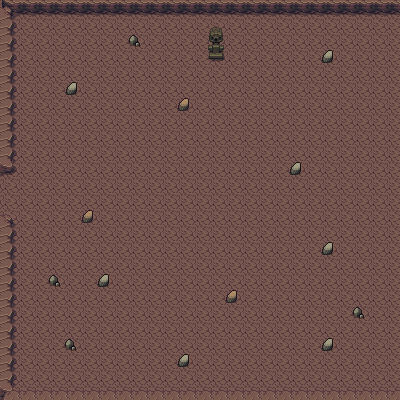

Tiled map render using the project's own tile images. Description and the whole map definition, tile-layer contents included, below:
An orthogonal 25x25 tile map with 16x16 px tiles, 2 tile layers (Ground, Collisions), 2 tilesets and 19 objects.

<map version="1.2" tiledversion="1.3.4" orientation="orthogonal" renderorder="left-down" width="25" height="25" tilewidth="16" tileheight="16" infinite="0" nextlayerid="4" nextobjectid="20">
 <tileset firstgid="1" source="../Art/Style1/cave.tsx" />
 <tileset firstgid="1001" source="../Art/Style2/tileset_cave.tsx" />
 <layer id="1" name="Ground" width="25" height="25">
  <data encoding="csv">
1,1,1,1,1,1,1,1,1,1,1,1,1,1,1,1,1,1,1,1,1,1,1,1,1,
1,1,1,1,1,1,1,1,1,1,1,1,1,1,1,1,1,1,1,1,1,1,1,1,1,
1,1,1,1,1,1,1,1,1,1,1,1,1,1,1,1,1,1,1,1,1,1,1,1,1,
1,1,1,1,1,1,1,1,1,1,1,1,1,1,1,1,1,1,1,1,1,1,1,1,1,
1,1,1,1,1,1,1,1,1,1,1,1,1,1,1,1,1,1,1,1,1,1,1,1,1,
1,1,1,1,1,1,1,1,1,1,1,1,1,1,1,1,1,1,1,1,1,1,1,1,1,
1,1,1,1,1,1,1,1,1,1,1,1,1,1,1,1,1,1,1,1,1,1,1,1,1,
1,1,1,1,1,1,1,1,1,1,1,1,1,1,1,1,1,1,1,1,1,1,1,1,1,
1,1,1,1,1,1,1,1,1,1,1,1,1,1,1,1,1,1,1,1,1,1,1,1,1,
1,1,1,1,1,1,1,1,1,1,1,1,1,1,1,1,1,1,1,1,1,1,1,1,1,
1,1,1,1,1,1,1,1,1,1,1,1,1,1,1,1,1,1,1,1,1,1,1,1,1,
1,1,1,1,1,1,1,1,1,1,1,1,1,1,1,1,1,1,1,1,1,1,1,1,1,
1,1,1,1,1,1,1,1,1,1,1,1,1,1,1,1,1,1,1,1,1,1,1,1,1,
1,1,1,1,1,1,1,1,1,1,1,1,1,1,1,1,1,1,1,1,1,1,1,1,1,
1,1,1,1,1,1,1,1,1,1,1,1,1,1,1,1,1,1,1,1,1,1,1,1,1,
1,1,1,1,1,1,1,1,1,1,1,1,1,1,1,1,1,1,1,1,1,1,1,1,1,
1,1,1,1,1,1,1,1,1,1,1,1,1,1,1,1,1,1,1,1,1,1,1,1,1,
1,1,1,1,1,1,1,1,1,1,1,1,1,1,1,1,1,1,1,1,1,1,1,1,1,
1,1,1,1,1,1,1,1,1,1,1,1,1,1,1,1,1,1,1,1,1,1,1,1,1,
1,1,1,1,1,1,1,1,1,1,1,1,1,1,1,1,1,1,1,1,1,1,1,1,1,
1,1,1,1,1,1,1,1,1,1,1,1,1,1,1,1,1,1,1,1,1,1,1,1,1,
1,1,1,1,1,1,1,1,1,1,1,1,1,1,1,1,1,1,1,1,1,1,1,1,1,
1,1,1,1,1,1,1,1,1,1,1,1,1,1,1,1,1,1,1,1,1,1,1,1,1,
1,1,1,1,1,1,1,1,1,1,1,1,1,1,1,1,1,1,1,1,1,1,1,1,1,
1,1,1,1,1,1,1,1,1,1,1,1,1,1,1,1,1,1,1,1,1,1,1,1,1
</data>
 </layer>
 <layer id="2" name="Collisions" width="25" height="25">
  <data encoding="csv">
210,247,247,247,247,247,247,247,247,247,247,247,247,247,247,247,247,247,247,247,247,247,247,247,247,
169,0,0,0,0,0,0,0,0,0,0,0,0,9,0,0,0,0,0,0,0,0,0,0,0,
169,0,0,0,0,0,0,0,1230,0,0,0,0,49,0,0,0,0,0,0,0,0,0,0,0,
169,0,0,0,0,0,0,0,0,0,0,0,0,89,0,0,0,0,0,0,1229,0,0,0,0,
169,0,0,0,0,0,0,0,0,0,0,0,0,0,0,0,0,0,0,0,0,0,0,0,0,
169,0,0,0,1229,0,0,0,0,0,0,0,0,0,0,0,0,0,0,0,0,0,0,0,0,
169,0,0,0,0,0,0,0,0,0,0,1276,0,0,0,0,0,0,0,0,0,0,0,0,0,
169,0,0,0,0,0,0,0,0,0,0,0,0,0,0,0,0,0,0,0,0,0,0,0,0,
169,0,0,0,0,0,0,0,0,0,0,0,0,0,0,0,0,0,0,0,0,0,0,0,0,
169,0,0,0,0,0,0,0,0,0,0,0,0,0,0,0,0,0,0,0,0,0,0,0,0,
249,0,0,0,0,0,0,0,0,0,0,0,0,0,0,0,0,0,1229,0,0,0,0,0,0,
0,0,0,0,0,0,0,0,0,0,0,0,0,0,0,0,0,0,0,0,0,0,0,0,0,
0,0,0,0,0,0,0,0,0,0,0,0,0,0,0,0,0,0,0,0,0,0,0,0,0,
209,0,0,0,0,1276,0,0,0,0,0,0,0,0,0,0,0,0,0,0,0,0,0,0,0,
169,0,0,0,0,0,0,0,0,0,0,0,0,0,0,0,0,0,0,0,0,0,0,0,0,
169,0,0,0,0,0,0,0,0,0,0,0,0,0,0,0,0,0,0,0,1229,0,0,0,0,
169,0,0,0,0,0,0,0,0,0,0,0,0,0,0,0,0,0,0,0,0,0,0,0,0,
169,0,0,1230,0,0,1229,0,0,0,0,0,0,0,0,0,0,0,0,0,0,0,0,0,0,
169,0,0,0,0,0,0,0,0,0,0,0,0,0,1276,0,0,0,0,0,0,0,0,0,0,
169,0,0,0,0,0,0,0,0,0,0,0,0,0,0,0,0,0,0,0,0,0,1230,0,0,
169,0,0,0,0,0,0,0,0,0,0,0,0,0,0,0,0,0,0,0,0,0,0,0,0,
169,0,0,0,1230,0,0,0,0,0,0,0,0,0,0,0,0,0,0,0,1229,0,0,0,0,
169,0,0,0,0,0,0,0,0,0,0,1229,0,0,0,0,0,0,0,0,0,0,0,0,0,
169,0,0,0,0,0,0,0,0,0,0,0,0,0,0,0,0,0,0,0,0,0,0,0,0,
250,207,207,207,207,207,207,207,207,207,207,207,207,207,207,207,207,207,207,207,207,207,207,207,207
</data>
 </layer>
 <objectgroup id="3" name="Collisions Mask">
  <object id="1" x="0" y="-0.5" width="400.5" height="16" />
  <object id="2" x="-0.333333" y="15.3333" width="16.6667" height="160.333" />
  <object id="3" x="0" y="384" width="400" height="16.5" />
  <object id="4" x="0.5" y="208.5" width="15.5" height="175" />
  <object id="5" x="176.333" y="351.333" width="16" height="16.6667" />
  <object id="6" x="320" y="336" width="16.3333" height="16" />
  <object id="7" x="223.667" y="287.667" width="17" height="16.3333" />
  <object id="8" x="352" y="303.333" width="16.3333" height="16.3333" />
  <object id="9" x="64" y="335.333" width="16.6667" height="17" />
  <object id="10" x="48" y="271.333" width="16.6667" height="16.6667" />
  <object id="11" x="96" y="271.667" width="16.3333" height="16.6667" />
  <object id="12" x="80" y="207.667" width="16.3333" height="16.6667" />
  <object id="13" x="319.667" y="239.333" width="17" height="16.6667" />
  <object id="14" x="287.667" y="159.333" width="16.6667" height="16.6667" />
  <object id="15" x="320" y="47.6667" width="16" height="16" />
  <object id="16" x="176.333" y="96" width="16" height="16" />
  <object id="17" x="127.667" y="31.6667" width="16.6667" height="16.3333" />
  <object id="18" x="63.6667" y="79.6667" width="16.6667" height="16.6667" />
  <object id="19" x="207.667" y="26.3333" width="16.3333" height="34" />
 </objectgroup>
</map>
